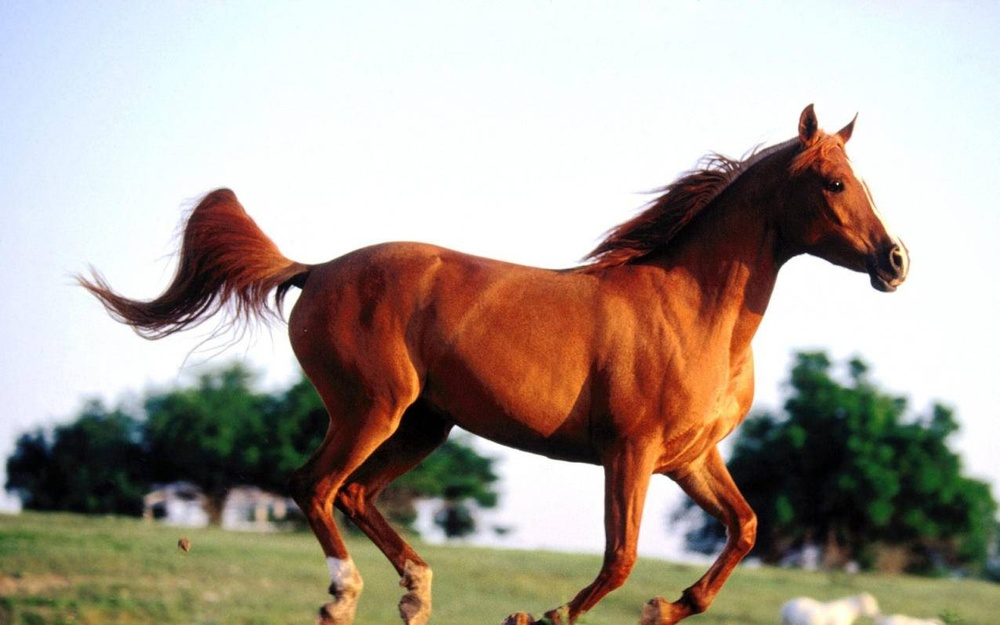
#> input picture learn_demo/image/horse.jpg, 1000 x 625 px, shrunk from 1275 x 797 before the run
$ python 'Canny检测算法.py'
#> lines starting #> are read from the running program, lines starting #| are printed output that depends on the picture; after the words box and inside, x2 and y2 are one past the last pixel; in counts of white or black regions, pixels touching at a corner belong together
import numpy as np
import cv2 as cv
import matplotlib.pyplot as plt

img = cv.imread("./image/horse.jpg", 0)
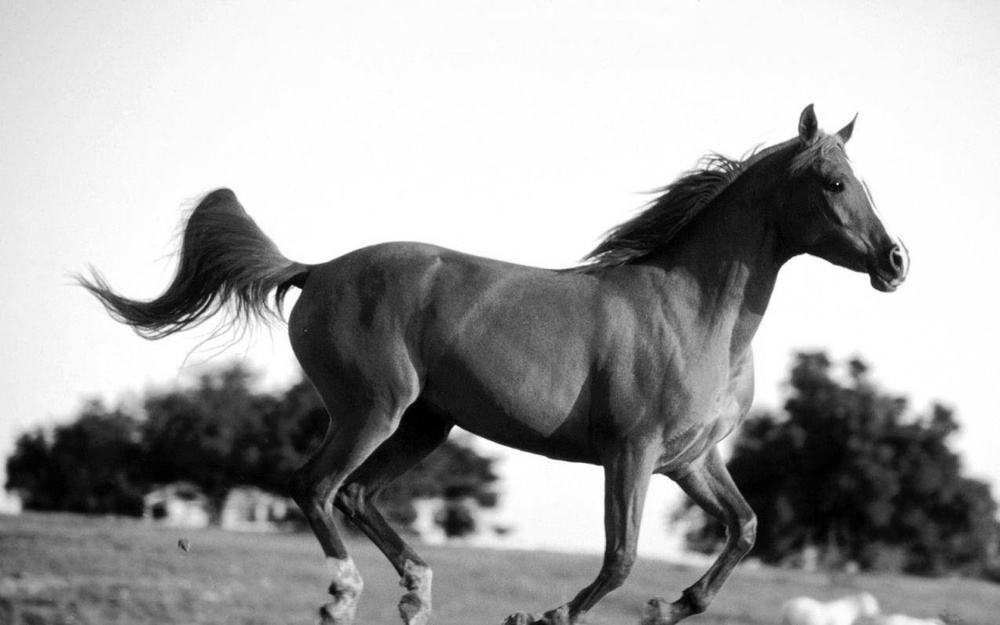
#> img: shape (625, 1000); min 0, max 255, mean 163.9
plt.imshow(img, cmap = plt.cm.gray)
plt.show()

res = cv.Canny(img, 0, 100)
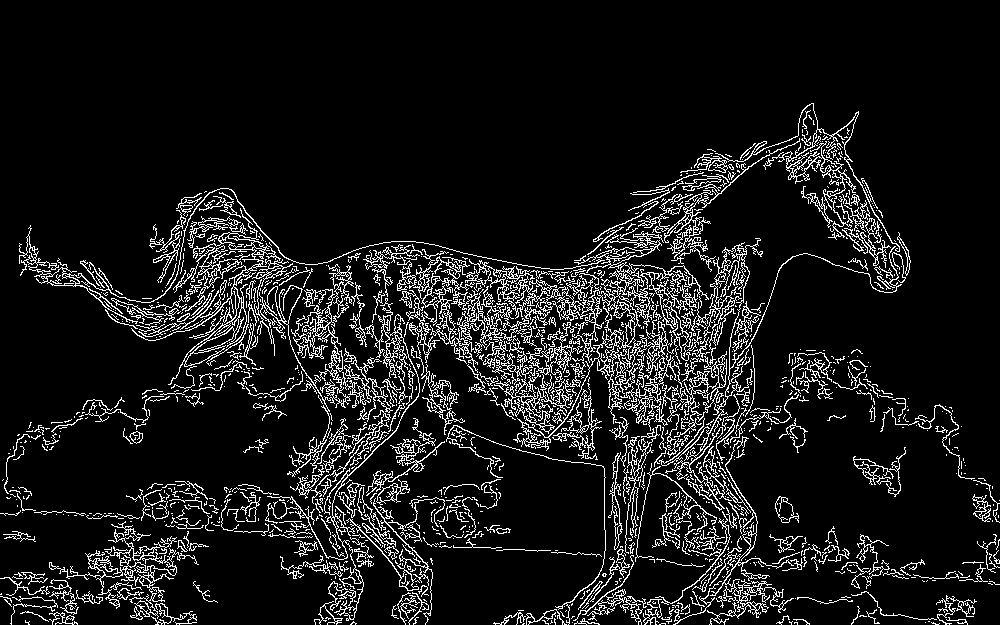
#> res: shape (625, 1000); 9.8% white in thin lines or dots, all inside (x1, y1, x2, y2) = (0, 103, 1000, 625)
plt.imshow(res, cmap = plt.cm.gray)
plt.show()

$ run again, with learn_demo/image/angle.jpg copied over learn_demo/image/horse.jpg
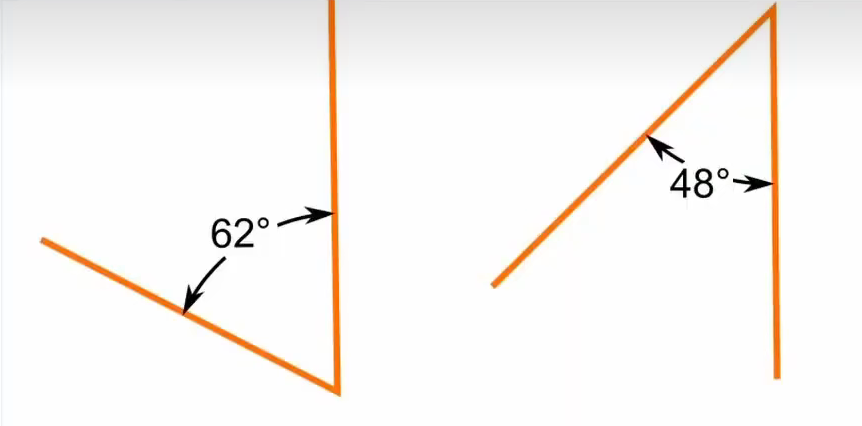
#> input picture learn_demo/image/angle.jpg, 862 x 426 px
#> `img = cv.imread("./image/horse.jpg", 0)`:
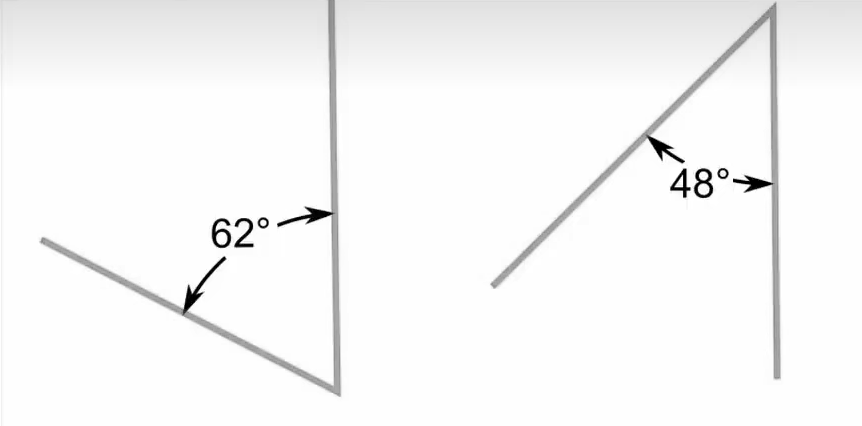
#> img: shape (426, 862); min 0, max 255, mean 246.4
#> `res = cv.Canny(img, 0, 100)`:
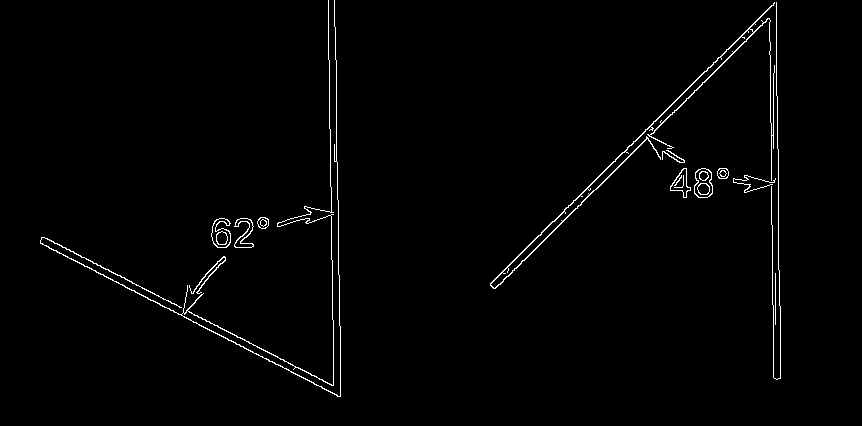
#> res: shape (426, 862); 1.4% white in thin lines or dots, all inside (x1, y1, x2, y2) = (40, 0, 781, 397)
